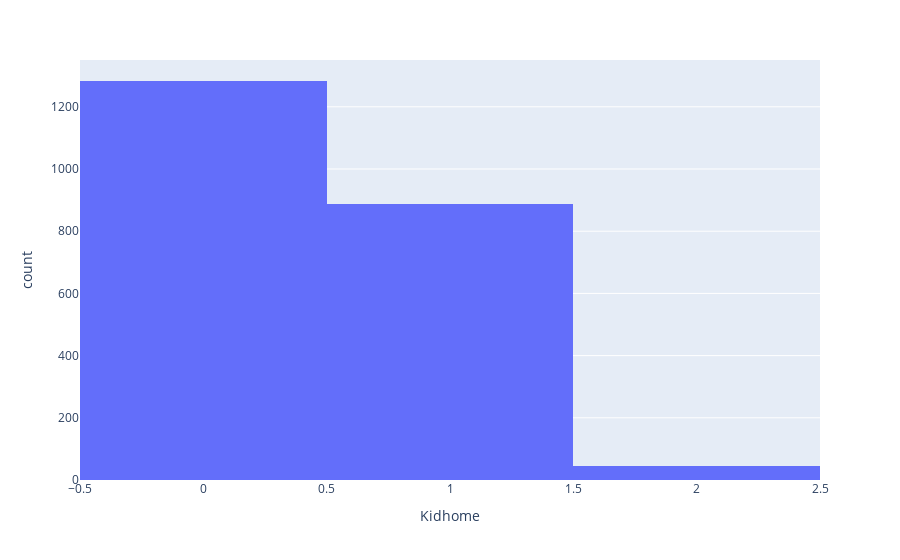

Notebook code for this chart:
### Markdown cell above
This histogram shows the distribution of the number of children in households. It helps to see the number of households with 0 children, 1 child, 2 children.

### Code cell
# Distribution children in household

fig_kid_home = px.histogram(df_no_outliers, x='Kidhome')

fig_kid_home.show()

### Figure 1 — Plotly figure (JSON) as saved in the notebook; plotly's stock layout.template omitted (floating-point values rounded to 4 significant figures; data arrays with more than 128 entries replaced by an {"elided": "..."} marker saying what was removed)
{"data": [{"alignmentgroup": "True", "bingroup": "x", "hovertemplate": "Kidhome=%{x}<br>count=%{y}<extra></extra>", "legendgroup": "", "marker": {"color": "#636efa", "pattern": {"shape": ""}}, "name": "", "offsetgroup": "", "orientation": "v", "showlegend": false, "type": "histogram", "x": {"elided": "2215 int values"}, "xaxis": "x", "yaxis": "y"}], "layout": {"barmode": "relative", "legend": {"tracegroupgap": 0}, "margin": {"t": 60}, "xaxis": {"anchor": "y", "domain": [0, 1], "title": {"text": "Kidhome"}}, "yaxis": {"anchor": "x", "domain": [0, 1], "title": {"text": "count"}}}}
